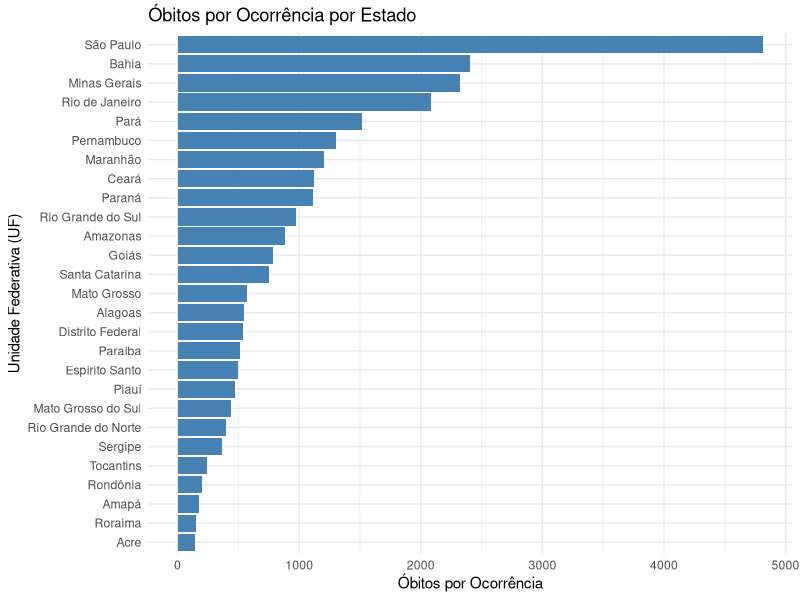

Write R code to recreate this figure. (Note: this script raises an error after producing the figure.)
library(tidyverse)
library(tidyr)
library(dplyr)
library(ggplot2)

setwd("C:/Users/rafae/Downloads/Projeto ADS")
getwd()

# CRIANDO DATAFRAMES 

obitos_fetais <- read.csv2("obitos_fetais.csv",
                            stringsAsFactors = FALSE,
                            fileEncoding = "latin1",
                            na = c("", "NA", "n/d", "NULL", "-"))

colnames(obitos_fetais) <- c(
  "UF",
  "Óbitos por ocorrência"
)

# Remover os números no início da string
obitos_fetais$UF <- gsub("^[0-9]+\\s+", "", obitos_fetais$UF)

obitos_fetais$UF <- sapply(obitos_fetais$UF, function(uf) {
  switch(uf,
         "Rondï¿½nia" = "Rondônia",
         "Acre" = "Acre",
         "Amazonas" = "Amazonas",
         "Roraima" = "Roraima",
         "Parï¿½" = "Pará",
         "Amapï¿½" = "Amapá",
         "Tocantins" = "Tocantins",
         "Maranhï¿½o" = "Maranhão",
         "Piauï¿½" = "Piauí",
         "Cearï¿½" = "Ceará",
         "Paraï¿½ba" = "Paraíba",
         "Pernambuco" = "Pernambuco",
         "Alagoas" = "Alagoas",
         "Sergipe" = "Sergipe",
         "Bahia" = "Bahia",
         "Minas Gerais" = "Minas Gerais",
         "Espï¿½rito Santo" = "Espírito Santo",
         "Rio de Janeiro" = "Rio de Janeiro",
         "Sï¿½o Paulo" = "São Paulo",
         "Paranï¿½" = "Paraná",
         "Santa Catarina" = "Santa Catarina",
         "Rio Grande do Sul" = "Rio Grande do Sul",
         "Mato Grosso do Sul" = "Mato Grosso do Sul",
         "Mato Grosso" = "Mato Grosso",
         "Goiï¿½s" = "Goiás",
         "Distrito Federal" = "Distrito Federal",
         uf
  )
})

View(obitos_fetais)

dados <- obitos_fetais[order(obitos_fetais$`Óbitos por ocorrência`, decreasing = TRUE), ]

# Gráfico de barras
ggplot(dados, aes(x = reorder(UF, `Óbitos por ocorrência`), y = `Óbitos por ocorrência`)) +
  geom_bar(stat = "identity", fill = "steelblue") +
  coord_flip() +
  labs(title = "Óbitos por Ocorrência por Estado",
       x = "Unidade Federativa (UF)",
       y = "Óbitos por Ocorrência") +
  theme_minimal()

obitos_fetais_tipos_partos <- read.csv2("tipos_partos.csv",
                                        stringsAsFactors = FALSE,
                                        fileEncoding = "latin1",
                                        na = c("", "NA", "n/d", "NULL", "-"))
colnames(obitos_fetais_tipos_partos) <- c(
  "UF",
  "Não preenchido",
  "Ignorado",
  "Parto normal",
  "Cesario",
  "Total"
)

obitos_fetais_tipos_partos$`Não preenchido` <- NULL
obitos_fetais_tipos_partos$`Ignorado` <- NULL
obitos_fetais_tipos_partos$Total <- NULL
View(obitos_fetais_tipos_partos)


# Remover os números no início da string
obitos_fetais_tipos_partos$UF <- gsub("^[0-9]+\\s+", "", obitos_fetais_tipos_partos$UF)

obitos_fetais_tipos_partos$UF <- sapply(obitos_fetais_tipos_partos$UF, function(uf) {
  switch(uf,
         "Rondï¿½nia" = "Rondônia",
         "Acre" = "Acre",
         "Amazonas" = "Amazonas",
         "Roraima" = "Roraima",
         "Parï¿½" = "Pará",
         "Amapï¿½" = "Amapá",
         "Tocantins" = "Tocantins",
         "Maranhï¿½o" = "Maranhão",
         "Piauï¿½" = "Piauí",
         "Cearï¿½" = "Ceará",
         "Paraï¿½ba" = "Paraíba",
         "Pernambuco" = "Pernambuco",
         "Alagoas" = "Alagoas",
         "Sergipe" = "Sergipe",
         "Bahia" = "Bahia",
         "Minas Gerais" = "Minas Gerais",
         "Espï¿½rito Santo" = "Espírito Santo",
         "Rio de Janeiro" = "Rio de Janeiro",
         "Sï¿½o Paulo" = "São Paulo",
         "Paranï¿½" = "Paraná",
         "Santa Catarina" = "Santa Catarina",
         "Rio Grande do Sul" = "Rio Grande do Sul",
         "Mato Grosso do Sul" = "Mato Grosso do Sul",
         "Mato Grosso" = "Mato Grosso",
         "Goiï¿½s" = "Goiás",
         "Distrito Federal" = "Distrito Federal",
         uf
  )
})

# Função para mapear UF para Região
get_regiao <- function(uf) {
  switch(uf,
         "Rondônia" = "Norte",
         "Acre" = "Norte",
         "Amazonas" = "Norte",
         "Roraima" = "Norte",
         "Pará" = "Norte",
         "Amapá" = "Norte",
         "Tocantins" = "Norte",
         
         "Maranhão" = "Nordeste",
         "Piauí" = "Nordeste",
         "Ceará" = "Nordeste",
         "Rio Grande do Norte" = "Nordeste",
         "Paraíba" = "Nordeste",
         "Pernambuco" = "Nordeste",
         "Alagoas" = "Nordeste",
         "Sergipe" = "Nordeste",
         "Bahia" = "Nordeste",
         
         "Mato Grosso" = "Centro-Oeste",
         "Mato Grosso do Sul" = "Centro-Oeste",
         "Goiás" = "Centro-Oeste",
         "Distrito Federal" = "Centro-Oeste",
         
         "São Paulo" = "Sudeste",
         "Rio de Janeiro" = "Sudeste",
         "Minas Gerais" = "Sudeste",
         "Espírito Santo" = "Sudeste",
         
         "Paraná" = "Sul",
         "Santa Catarina" = "Sul",
         "Rio Grande do Sul" = "Sul",
         
         NA # Caso não seja mapeado
  )
}

View(obitos_fetais_tipos_partos)

# Criar a nova coluna de Região
obitos_fetais_tipos_partos$Regiao <- sapply(obitos_fetais_tipos_partos$UF, get_regiao)

# Transformar os dados em formato longo (long format)
dados_longos <- pivot_longer(obitos_fetais_tipos_partos, 
                             cols = c("Parto normal", "Cesario"), 
                             names_to = "TipoParto", 
                             values_to = "Percentual")
View(obitos_fetais_tipos_partos)

# Gráfico de barras empilhadas

ggplot(dados_longos, aes(x = Regiao, y = Percentual, fill = TipoParto)) +
  geom_col(position = "fill") +
  scale_y_continuous(labels = percent_format()) +
  labs(
    title = "Distribuição percentual dos tipos de parto por região",
    x = "Região",
    y = "Percentual",
    fill = "Tipo de parto"
  ) +
  theme_minimal() +
  theme(
    plot.title = element_text(hjust = 0.5, size = 14, face = "bold"),
    axis.text.x = element_text(angle = 45, hjust = 1)
  )

obitos_fetais_morte <- read.csv2("mortes.csv",
                                stringsAsFactors = FALSE,
                                 fileEncoding = "latin1",
                                 na = c("", "NA", "n/d", "NULL", "-"))
obitos_fetais_morte$Total <- NULL
colnames(obitos_fetais_morte) <- c(
  "UF Ocorrência",               
  "Não preenchido",
  "Ignorado",
  "Antes do parto",
  "Durante o parto",
  "Depois do parto"
)

# 1. Remover os números no início da string
obitos_fetais_morte$`UF Ocorrência` <- gsub("^[0-9]+\\s+", "", obitos_fetais_morte$`UF Ocorrência`)

obitos_fetais_morte$`UF Ocorrência` <- sapply(obitos_fetais_morte$`UF Ocorrência`, function(uf) {
  switch(uf,
         "Rondï¿½nia" = "Rondônia",
         "Acre" = "Acre",
         "Amazonas" = "Amazonas",
         "Roraima" = "Roraima",
         "Parï¿½" = "Pará",
         "Amapï¿½" = "Amapá",
         "Tocantins" = "Tocantins",
         "Maranhï¿½o" = "Maranhão",
         "Piauï¿½" = "Piauí",
         "Cearï¿½" = "Ceará",
         "Paraï¿½ba" = "Paraíba",
         "Pernambuco" = "Pernambuco",
         "Alagoas" = "Alagoas",
         "Sergipe" = "Sergipe",
         "Bahia" = "Bahia",
         "Minas Gerais" = "Minas Gerais",
         "Espï¿½rito Santo" = "Espírito Santo",
         "Rio de Janeiro" = "Rio de Janeiro",
         "Sï¿½o Paulo" = "São Paulo",
         "Paranï¿½" = "Paraná",
         "Santa Catarina" = "Santa Catarina",
         "Rio Grande do Sul" = "Rio Grande do Sul",
         "Mato Grosso do Sul" = "Mato Grosso do Sul",
         "Mato Grosso" = "Mato Grosso",
         "Goiï¿½s" = "Goiás",
         "Distrito Federal" = "Distrito Federal",
         uf
  )
})

obitos_fetais_morte$`Não preenchido` <- NULL
obitos_fetais_morte$`Ignorado` <- NULL
View(obitos_fetais_morte)

# COLUNAS NAO PREENCHIDO E IGNORADO FORAM EXCLUIDAS PARA TER DADOS MAIS CONSISTENTES.

# Selecione as colunas relevantes: UF, Antes, Durante, Depois
obitos_long <- obitos_fetais_duracao_gestacao %>%
  select(`UF Ocorrência`, `Menos 22`, `22 a 27`, `28 a 31`, `32 a 36`, `37 a 41`, `42+`) %>%
  pivot_longer(cols = -`UF Ocorrência`,
               names_to = "FaixaGestacional", values_to = "Percentual")

# Criar o gráfico de barras empilhadas
ggplot(obitos_long, aes(x = reorder(`UF Ocorrência`, -Percentual), y = Percentual, fill = Fase)) +
  geom_bar(stat = "identity") +
  coord_flip() +
  labs(title = "Distribuição de Óbitos por Fase do Parto por UF",
       x = "UF",
       y = "Percentual (%)") +
  scale_fill_brewer(palette = "Set2") +
  theme_minimal()


obitos_fetais_duracao_gestacao <- read.csv2("duracao_gestacao.csv",
                                 stringsAsFactors = FALSE,
                                 fileEncoding = "latin1",
                                 na = c("", "NA", "n/d", "NULL", "-"))

obitos_fetais_duracao_gestacao$Total <- NULL
colnames(obitos_fetais_duracao_gestacao) <- c(
  "UF Ocorrência",              
  "Não preenchido",
  "Ignorado",
  "Menos 22",
  "22 a 27",
  "28 a 31",
  "32 a 36",
  "37 a 41",
  "42+"
)

# 1. Remover os números no início da string
obitos_fetais_duracao_gestacao$`UF Ocorrência` <- gsub("^[0-9]+\\s+", "", obitos_fetais_duracao_gestacao$`UF Ocorrência`)

obitos_fetais_duracao_gestacao$`UF Ocorrência` <- sapply(obitos_fetais_duracao_gestacao$`UF Ocorrência`, function(uf) {
  switch(uf,
         "Rondï¿½nia" = "Rondônia",
         "Acre" = "Acre",
         "Amazonas" = "Amazonas",
         "Roraima" = "Roraima",
         "Parï¿½" = "Pará",
         "Amapï¿½" = "Amapá",
         "Tocantins" = "Tocantins",
         "Maranhï¿½o" = "Maranhão",
         "Piauï¿½" = "Piauí",
         "Cearï¿½" = "Ceará",
         "Paraï¿½ba" = "Paraíba",
         "Pernambuco" = "Pernambuco",
         "Alagoas" = "Alagoas",
         "Sergipe" = "Sergipe",
         "Bahia" = "Bahia",
         "Minas Gerais" = "Minas Gerais",
         "Espï¿½rito Santo" = "Espírito Santo",
         "Rio de Janeiro" = "Rio de Janeiro",
         "Sï¿½o Paulo" = "São Paulo",
         "Paranï¿½" = "Paraná",
         "Santa Catarina" = "Santa Catarina",
         "Rio Grande do Sul" = "Rio Grande do Sul",
         "Mato Grosso do Sul" = "Mato Grosso do Sul",
         "Mato Grosso" = "Mato Grosso",
         "Goiï¿½s" = "Goiás",
         "Distrito Federal" = "Distrito Federal",
         uf
  )
})

obitos_fetais_duracao_gestacao$`Não preenchido` <- NULL
obitos_fetais_duracao_gestacao$`Ignorado` <- NULL
View(obitos_fetais_duracao_gestacao)

# Selecione as colunas relevantes: UF, Antes, Durante, Depois
obitos_long <- obitos_fetais_duracao_gestacao %>%
  select(`UF Ocorrência`, `Menos 22`, `22 a 27`, `28 a 31`, ) %>%
  pivot_longer(cols = c(`Antes do parto`, `Durante o parto`, `Depois do parto`),
               names_to = "Fase", values_to = "Percentual")

# Criar o gráfico de barras empilhadas
ggplot(obitos_long, aes(x = reorder(`UF Ocorrência`, -Percentual), y = Percentual, fill = Fase)) +
  geom_bar(stat = "identity") +
  coord_flip() +
  labs(title = "Distribuição de Óbitos por Fase do Parto por UF",
       x = "UF",
       y = "Percentual (%)") +
  scale_fill_brewer(palette = "Set2") +
  theme_minimal()


obitos_fetais_tipo_gestacao <- read.csv2("tipo_gestacao.csv",
                                          stringsAsFactors = FALSE,
                                          fileEncoding = "latin1",
                                          na = c("", "NA", "n/d", "NULL", "-"))
obitos_fetais_tipo_gestacao$Total <- NULL
colnames(obitos_fetais_tipo_gestacao) <- c(
  "UF Ocorrência",              
  "Não preenchido",
  "Ignorado",
  "Única",
  "Dupla",
  "Tripla ou +"
)
# 1. Remover os números no início da string
obitos_fetais_tipo_gestacao$`UF Ocorrência` <- gsub("^[0-9]+\\s+", "", obitos_fetais_tipo_gestacao$`UF Ocorrência`)

obitos_fetais_tipo_gestacao$`UF Ocorrência` <- sapply(obitos_fetais_tipo_gestacao$`UF Ocorrência`, function(uf) {
  switch(uf,
         "Rondï¿½nia" = "Rondônia",
         "Acre" = "Acre",
         "Amazonas" = "Amazonas",
         "Roraima" = "Roraima",
         "Parï¿½" = "Pará",
         "Amapï¿½" = "Amapá",
         "Tocantins" = "Tocantins",
         "Maranhï¿½o" = "Maranhão",
         "Piauï¿½" = "Piauí",
         "Cearï¿½" = "Ceará",
         "Paraï¿½ba" = "Paraíba",
         "Pernambuco" = "Pernambuco",
         "Alagoas" = "Alagoas",
         "Sergipe" = "Sergipe",
         "Bahia" = "Bahia",
         "Minas Gerais" = "Minas Gerais",
         "Espï¿½rito Santo" = "Espírito Santo",
         "Rio de Janeiro" = "Rio de Janeiro",
         "Sï¿½o Paulo" = "São Paulo",
         "Paranï¿½" = "Paraná",
         "Santa Catarina" = "Santa Catarina",
         "Rio Grande do Sul" = "Rio Grande do Sul",
         "Mato Grosso do Sul" = "Mato Grosso do Sul",
         "Mato Grosso" = "Mato Grosso",
         "Goiï¿½s" = "Goiás",
         "Distrito Federal" = "Distrito Federal",
         uf
  )
})

obitos_fetais_tipo_gestacao$`Não preenchido` <- NULL
obitos_fetais_tipo_gestacao$`Ignorado` <- NULL


View(obitos_fetais_tipo_gestacao)

obitos_fetais_n_filhos_mortos <- read.csv2("n_filhos_mortos.csv",
                                         stringsAsFactors = FALSE,
                                         fileEncoding = "latin1",
                                         na = c("", "NA", "n/d", "NULL", "-"))
obitos_fetais_n_filhos_mortos$Total <- NULL
# Excluir as colunas 10 a 25 (poucos dados)
obitos_fetais_n_filhos_mortos <- obitos_fetais_n_filhos_mortos[, -c(13:22)]

colnames(obitos_fetais_n_filhos_mortos) <- c(
  "UF Ocorrência",
  "Ignorado",
  "Zero nº de filhos",
  "01",
  "02",
  "03",
  "04",
  "05",
  "06",
  "07",
  "08",
  "09"
)

# Remover os números no início da string
obitos_fetais_n_filhos_mortos$`UF Ocorrência` <- gsub("^[0-9]+\\s+", "", obitos_fetais_n_filhos_mortos$`UF Ocorrência`)

obitos_fetais_n_filhos_mortos$`UF Ocorrência` <- sapply(obitos_fetais_n_filhos_mortos$`UF Ocorrência`, function(uf) {
  switch(uf,
         "Rondï¿½nia" = "Rondônia",
         "Acre" = "Acre",
         "Amazonas" = "Amazonas",
         "Roraima" = "Roraima",
         "Parï¿½" = "Pará",
         "Amapï¿½" = "Amapá",
         "Tocantins" = "Tocantins",
         "Maranhï¿½o" = "Maranhão",
         "Piauï¿½" = "Piauí",
         "Cearï¿½" = "Ceará",
         "Paraï¿½ba" = "Paraíba",
         "Pernambuco" = "Pernambuco",
         "Alagoas" = "Alagoas",
         "Sergipe" = "Sergipe",
         "Bahia" = "Bahia",
         "Minas Gerais" = "Minas Gerais",
         "Espï¿½rito Santo" = "Espírito Santo",
         "Rio de Janeiro" = "Rio de Janeiro",
         "Sï¿½o Paulo" = "São Paulo",
         "Paranï¿½" = "Paraná",
         "Santa Catarina" = "Santa Catarina",
         "Rio Grande do Sul" = "Rio Grande do Sul",
         "Mato Grosso do Sul" = "Mato Grosso do Sul",
         "Mato Grosso" = "Mato Grosso",
         "Goiï¿½s" = "Goiás",
         "Distrito Federal" = "Distrito Federal",
         uf
  )
})

View(obitos_fetais_n_filhos_mortos)
